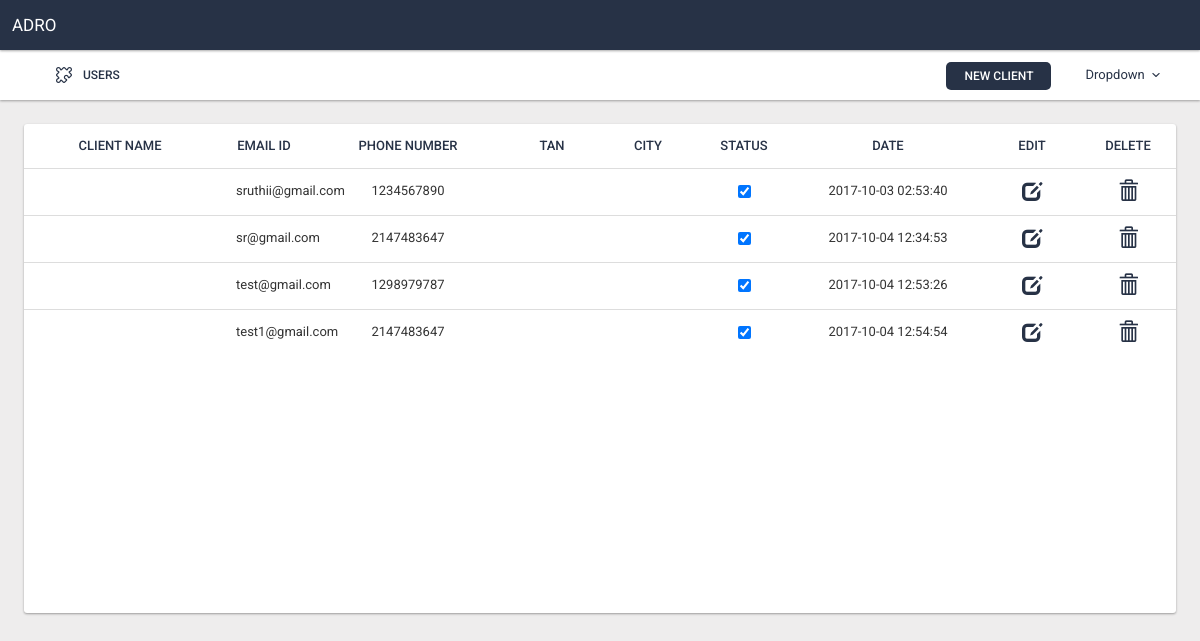
Screenshot of /clients.php (signed in) with the database file from the repository.
### tables this page shows
CREATE TABLE `user_info` (
  `userid` int(11) NOT NULL,
  `username` varchar(255) NOT NULL,
  `password` varchar(255) NOT NULL,
  `emailId` varchar(255) NOT NULL,
  `phone_number` int(11) NOT NULL,
  `name` varchar(255) NOT NULL,
  `role_id` int(11) NOT NULL,
  `created_by` int(11) NOT NULL,
  `created_date` datetime NOT NULL,
  `status` int(11) NOT NULL DEFAULT '0'
);

### clients.php (the view, shortened to what this page needs)
<?php
include_once "header.php";
if($_SESSION['role_id']==SUPERADMIN)
$user_sql = "SELECT * FROM `user_info` WHERE `created_by` = '".$_SESSION['role_id']."' ";
elseif($_SESSION['role_id']==AUDITOR)
$user_sql = "SELECT u.*,c.* FROM user_info u, client_info c WHERE u.userid= c.client_id and u.created_by = '".$_SESSION['user_id']."' ";
$user_data = mysqli_query($conn , $user_sql);
?>
<div class="panel panel-flat panelflat newpanel">
<div class="table-responsive" >
	<table class="table table-fixed">
		<thead>
			<tr>
				<th  class="col-xs-2">Client Name</th>
				<th  class="col-xs-1">Email Id</th>
				<th  class="col-xs-2">Phone Number</th>
				<th  class="col-xs-1">Tan</th>
				<th  class="col-xs-1">city</th>
				<th  class="col-xs-1">Status</th>
				<th  class="col-xs-2">Date</th>
				<th class="col-xs-1">Edit</th>
				<th class="col-xs-1">Delete</th>
			</tr>
		</thead>
		<tbody>
			<?php
			while($row=mysqli_fetch_array($user_data)){
				echo "<tr id=".$row[0]." align='center'>
				<td class='edit-orgname col-xs-2'>".$row[14]."</a></td>";
				echo
				"<td class='edit-mail col-xs-1'>".$row[3]."</td>";
				echo
				"<td class='edit-number col-xs-2'>".$row[4]."</td>";
				echo
				"<td class='edit-tan col-xs-1'>".$row[13]."</td>";
				echo
				"<td class='edit-city col-xs-1'>".$row[15]."</td>";
				if($row[9]=='1')
				echo "<td class='edit-pname col-xs-1'><input id='checkbox1' type='checkbox' checked='checked' value='".$row[9]."' onChange='setStatus(0,$row[0])'/></td>";
			else
				echo "<td class='edit-pname col-xs-1'><input id='checkbox1' class='$row[0]' type='checkbox' value='".$row[9]."'  onChange='setStatus(1,$row[0])'/></td>";
				echo
				"<td class='edit-date col-xs-2'>".$row[8]."</td>";
				echo"
				<td class='col-xs-1'>
						<a  data-toggle='modal' data-target='#myUserModal' class='edit_user btn btn-xs btnbg'>
							<span class='glyphicon glyphicon-edit'></span>
						</a>
					</td>
					<td class='col-xs-1'>
						<a id='$row[0]' class='btn btn-xs btnbg remove-item'>
							<span class='glyphicon glyphicon-trash'></span>
						</a>
					</td>
				</tr>";
			}
			?>
		</tbody>
	</table>
</div>
</div>

### css/style.css (style rules this page uses)
body { padding-top: 50px; }
.newpanel { margin: 4px 2%;margin-top:2%; }
.btnbg,.btnbg:hover, .btn-md,.btn-md:hover { border-color: #273246!important; color: white!important; }
span.glyphicon,span.glyphicon:hover,span.glyphicon:focus { border-color: white!important; color: #273246!important; background-color: white!important; font-size: 20px; margin-top: -13px;background:none!important; }
a.btnbg { color:#f5f5f5; text-decoration: none; }
th { text-transform:uppercase;color: #273246!important;padding:12px 8px!important;text-align:center!important; }
body { background:#eeeded; }
.table > thead > tr > td, .table > tbody > tr > td, .table > tfoot > tr > td { padding-bottom:0!important; }
.table-fixed thead { width: 100%; }
.table-fixed tbody { height: 445px; overflow-y: auto; width: 100%; }
.table-fixed thead, .table-fixed tbody, .table-fixed tr, .table-fixed td, .table-fixed th { display: block; }
.table-fixed tbody td, .table-fixed thead > tr> th { float: left; border-bottom-width: 0; }

### header.php (style rules this page uses)
body { padding-top: 50px; }

### rows the page displays
user_info: emailId "sruthii@gmail.com", phone_number "1234567890", created_date "2017-10-03 02:53:40"
user_info: emailId "sr@gmail.com", phone_number "2147483647", created_date "2017-10-04 12:34:53"
user_info: emailId "test@gmail.com", phone_number "1298979787", created_date "2017-10-04 12:53:26"
user_info: emailId "test1@gmail.com", phone_number "2147483647", created_date "2017-10-04 12:54:54"
